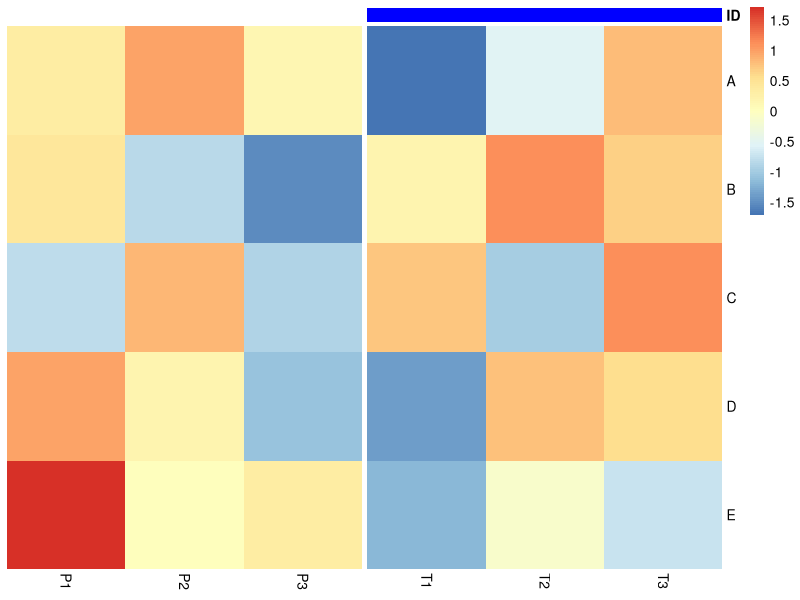

This chart was generated by the following R code:
#!/usr/bin/env Rscript
# this script does what?
# from  https://stackoverflow.com/questions/33292067/pheatmap-annotation-colors-and-border
library(ggplot2)
library(Cairo)
library(pheatmap)   
library(grid)

set.seed(123)

df<-data.frame( matrix(sample(30), ncol = 5))
colnames(df)<-LETTERS[1:5]
subj<-c("P1", "P2","P3", "T1", "T2","T3")
rownames(df)<-subj

aka2 = data.frame(ID = factor(rep(c("Pat","Trea"), each=3)))
rownames(aka2)<-subj
aka3 = list(ID = c(Pat = "white", Trea="blue"))

CairoPNG("ph2a.png", 800, 800)
pheatmap(t(scale(df)),
         annotation_col = aka2, 
         annotation_colors = aka3[1],
         annotation_legend = FALSE,
         gaps_col =  3,
         show_colnames = T, show_rownames = T, cluster_rows = F, 
         cluster_cols = F, legend = TRUE, 
         clustering_distance_rows = "euclidean", border_color = FALSE)

# Edit the relevant grob
# grid.ls(grid.force()) # "col_annotation" looks like it's the one to edit
# grid.gedit("col_annotation", gp = gpar(col="grey70"))
# grid.gedit("col_annotation", gp = gpar(col="black"))
dev.off()
